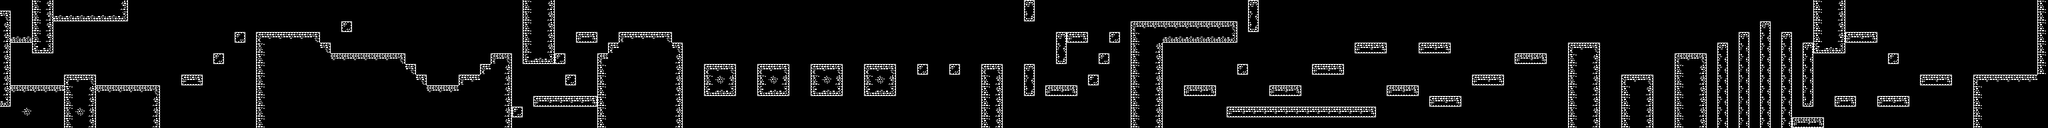

Below is a game level as drawn by its tile map, then a one-line description and the .tmx that defines it (tile-layer data replaced by summaries):
An orthogonal 192x12 tile map with 16x16 px tiles, 1 tile layer (Platforms) and 29 objects (29x Coin).

<map version="1.10" tiledversion="1.11.2" orientation="orthogonal" renderorder="right-down" width="192" height="12" tilewidth="16" tileheight="16" infinite="0" nextlayerid="4" nextobjectid="40">
 <editorsettings>
  <export target="platformer-level.tmj" format="json" />
 </editorsettings>
 <tileset firstgid="1" name="monochrome_tilemap_transparent_packed" tilewidth="16" tileheight="16" tilecount="400" columns="20">
  <image source="monochrome_tilemap_transparent_packed.png" width="320" height="320" />
  <tile id="18">
   <animation>
    <frame tileid="18" duration="600" />
    <frame tileid="38" duration="600" />
   </animation>
  </tile>
  <tile id="275">
   <properties>
    <property name="collides" type="bool" value="true" />
   </properties>
  </tile>
  <tile id="276">
   <properties>
    <property name="collides" type="bool" value="true" />
   </properties>
  </tile>
  <tile id="277">
   <properties>
    <property name="collides" type="bool" value="true" />
   </properties>
  </tile>
  <tile id="278">
   <properties>
    <property name="collides" type="bool" value="true" />
   </properties>
  </tile>
  <tile id="287">
   <animation>
    <frame tileid="287" duration="100" />
    <frame tileid="327" duration="100" />
   </animation>
  </tile>
  <tile id="288">
   <animation>
    <frame tileid="288" duration="100" />
    <frame tileid="328" duration="100" />
   </animation>
  </tile>
  <tile id="295">
   <properties>
    <property name="collides" type="bool" value="true" />
   </properties>
  </tile>
  <tile id="296">
   <properties>
    <property name="collides" type="bool" value="true" />
   </properties>
  </tile>
  <tile id="297">
   <properties>
    <property name="collides" type="bool" value="true" />
   </properties>
  </tile>
  <tile id="298">
   <properties>
    <property name="collides" type="bool" value="true" />
   </properties>
  </tile>
  <tile id="307">
   <animation>
    <frame tileid="307" duration="100" />
    <frame tileid="347" duration="100" />
   </animation>
  </tile>
  <tile id="308">
   <animation>
    <frame tileid="308" duration="100" />
    <frame tileid="348" duration="100" />
   </animation>
  </tile>
  <tile id="315">
   <properties>
    <property name="collides" type="bool" value="true" />
   </properties>
  </tile>
  <tile id="316">
   <properties>
    <property name="collides" type="bool" value="true" />
   </properties>
  </tile>
  <tile id="317">
   <properties>
    <property name="collides" type="bool" value="true" />
   </properties>
  </tile>
  <tile id="318">
   <properties>
    <property name="collides" type="bool" value="true" />
   </properties>
  </tile>
  <tile id="335">
   <properties>
    <property name="collides" type="bool" value="true" />
   </properties>
  </tile>
  <tile id="336">
   <properties>
    <property name="collides" type="bool" value="true" />
   </properties>
  </tile>
  <tile id="337">
   <properties>
    <property name="collides" type="bool" value="true" />
   </properties>
  </tile>
  <tile id="338">
   <properties>
    <property name="collides" type="bool" value="true" />
   </properties>
  </tile>
 </tileset>
 <layer id="1" name="Platforms" width="192" height="12">
  <data>[2304 cells, 417 non-empty, 16 distinct tile ids]</data>
 </layer>
 <objectgroup id="3" name="Objects">
  <object id="2" name="Coin" gid="3" x="112" y="110" width="16" height="16" />
  <object id="12" name="Coin" gid="3" x="192" y="113.333" width="16" height="16" />
  <object id="13" name="Coin" gid="3" x="416" y="48.3333" width="16" height="16" />
  <object id="14" name="Coin" gid="3" x="508.667" y="31.6667" width="16" height="16" />
  <object id="15" name="Coin" gid="3" x="657" y="124.333" width="16" height="16" />
  <object id="16" name="Coin" gid="3" x="767.333" y="62.6667" width="16" height="16" />
  <object id="17" name="Coin" gid="3" x="830.333" y="77.6667" width="16" height="16" />
  <object id="18" name="Coin" gid="3" x="959.333" y="46.6667" width="16" height="16" />
  <object id="19" name="Coin" gid="3" x="1112.33" y="76.6667" width="16" height="16" />
  <object id="20" name="Coin" gid="3" x="1193" y="76" width="16" height="16" />
  <object id="21" name="Coin" gid="3" x="1272" y="76" width="16" height="16" />
  <object id="22" name="Coin" gid="3" x="1353" y="78" width="16" height="16" />
  <object id="23" name="Coin" gid="3" x="1400" y="75.6667" width="16" height="16" />
  <object id="24" name="Coin" gid="3" x="1480.33" y="91.6667" width="16" height="16" />
  <object id="25" name="Coin" gid="3" x="1584.67" y="47" width="16" height="16" />
  <object id="26" name="Coin" gid="3" x="1775.33" y="126.667" width="16" height="16" />
  <object id="27" name="Coin" gid="3" x="1791.67" y="127" width="16" height="16" />
  <object id="28" name="Coin" gid="3" x="1783.67" y="112.333" width="16" height="16" />
  <object id="29" name="Coin" gid="3" x="2048" y="64.6667" width="16" height="16" />
  <object id="30" name="Coin" gid="3" x="2145.33" y="63.6667" width="16" height="16" />
  <object id="31" name="Coin" gid="3" x="2096.67" y="126" width="16" height="16" />
  <object id="32" name="Coin" gid="3" x="2288.33" y="79.6667" width="16" height="16" />
  <object id="33" name="Coin" gid="3" x="2640.67" y="30" width="16" height="16" />
  <object id="34" name="Coin" gid="3" x="2768" y="47.3333" width="16" height="16" />
  <object id="35" name="Coin" gid="3" x="2782.67" y="47.3333" width="16" height="16" />
  <object id="36" name="Coin" gid="3" x="2797.67" y="47.3333" width="16" height="16" />
  <object id="37" name="Coin" gid="3" x="3007.33" y="112.667" width="16" height="16" />
  <object id="38" name="Coin" gid="3" x="3025" y="112.333" width="16" height="16" />
  <object id="39" name="Coin" gid="3" x="3016" y="95.3333" width="16" height="16" />
 </objectgroup>
</map>
